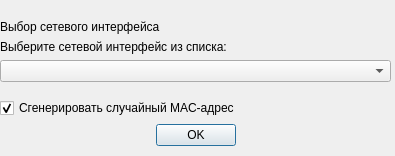
<?xml version="1.0" encoding="UTF-8"?>
<ui version="4.0">
 <class>Dialog</class>
 <widget class="QDialog" name="Dialog">
  <property name="geometry">
   <rect>
    <x>0</x>
    <y>0</y>
    <width>395</width>
    <height>156</height>
   </rect>
  </property>
  <property name="windowTitle">
   <string>Выбор интерфейса</string>
  </property>
  <widget class="QWidget" name="gridLayoutWidget">
   <property name="geometry">
    <rect>
     <x>0</x>
     <y>20</y>
     <width>391</width>
     <height>126</height>
    </rect>
   </property>
   <layout class="QGridLayout" name="gridLayout">
    <item row="1" column="0">
     <widget class="QLabel" name="lSelect">
      <property name="text">
       <string>Выберите сетевой интерфейс из списка:</string>
      </property>
     </widget>
    </item>
    <item row="3" column="0">
     <spacer name="verticalSpacer">
      <property name="orientation">
       <enum>Qt::Vertical</enum>
      </property>
      <property name="sizeHint" stdset="0">
       <size>
        <width>20</width>
        <height>40</height>
       </size>
      </property>
     </spacer>
    </item>
    <item row="5" column="0">
     <widget class="QDialogButtonBox" name="buttonBox">
      <property name="orientation">
       <enum>Qt::Horizontal</enum>
      </property>
      <property name="standardButtons">
       <set>QDialogButtonBox::Ok</set>
      </property>
      <property name="centerButtons">
       <bool>true</bool>
      </property>
     </widget>
    </item>
    <item row="2" column="0">
     <widget class="QComboBox" name="iflist"/>
    </item>
    <item row="0" column="0">
     <widget class="QLabel" name="lTitle">
      <property name="text">
       <string>Выбор сетевого интерфейса</string>
      </property>
     </widget>
    </item>
    <item row="4" column="0">
     <widget class="QCheckBox" name="cbAnonymize">
      <property name="text">
       <string>Сгенерировать случайный MAC-адрес</string>
      </property>
      <property name="checked">
       <bool>true</bool>
      </property>
      <property name="tristate">
       <bool>false</bool>
      </property>
     </widget>
    </item>
   </layout>
  </widget>
 </widget>
 <resources/>
 <connections>
  <connection>
   <sender>buttonBox</sender>
   <signal>accepted()</signal>
   <receiver>Dialog</receiver>
   <slot>accept()</slot>
   <hints>
    <hint type="sourcelabel">
     <x>248</x>
     <y>254</y>
    </hint>
    <hint type="destinationlabel">
     <x>157</x>
     <y>274</y>
    </hint>
   </hints>
  </connection>
  <connection>
   <sender>buttonBox</sender>
   <signal>rejected()</signal>
   <receiver>Dialog</receiver>
   <slot>reject()</slot>
   <hints>
    <hint type="sourcelabel">
     <x>316</x>
     <y>260</y>
    </hint>
    <hint type="destinationlabel">
     <x>286</x>
     <y>274</y>
    </hint>
   </hints>
  </connection>
 </connections>
</ui>
